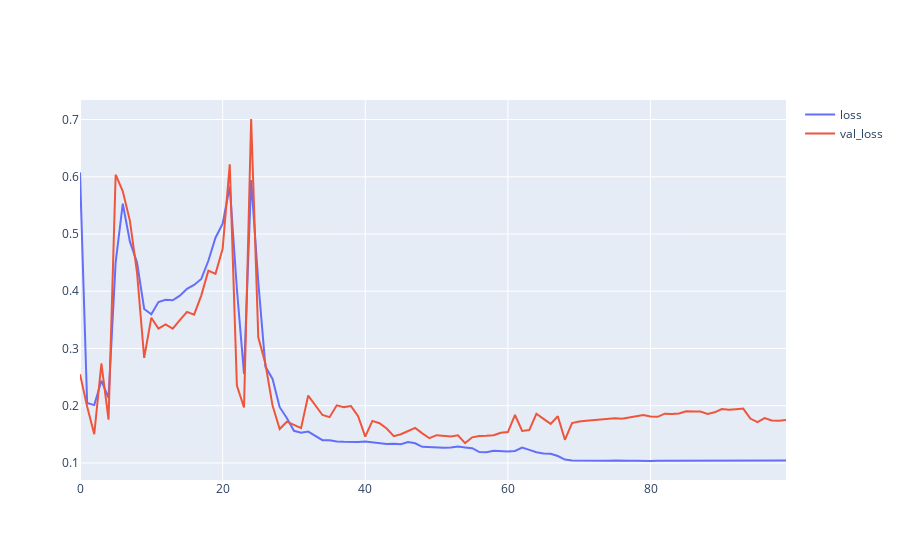

The notebook cell this image was saved under:
### Markdown cell above
d) LSTM with Attention

### Code cell
LSTM_wa_history = json.load(open("./history/LSTM_att_history.json", 'r'))
model_lstm = tf.keras.models.load_model("./model/model_LSTM_with_attention.h5")

fig = go.Figure()
fig.add_trace(go.Scatter(y=LSTM_wa_history["loss"],
                    mode='lines',
                    name='loss'))
fig.add_trace(go.Scatter(y=LSTM_wa_history["val_loss"],
                    mode='lines',
                    name='val_loss'))
fig.show()
